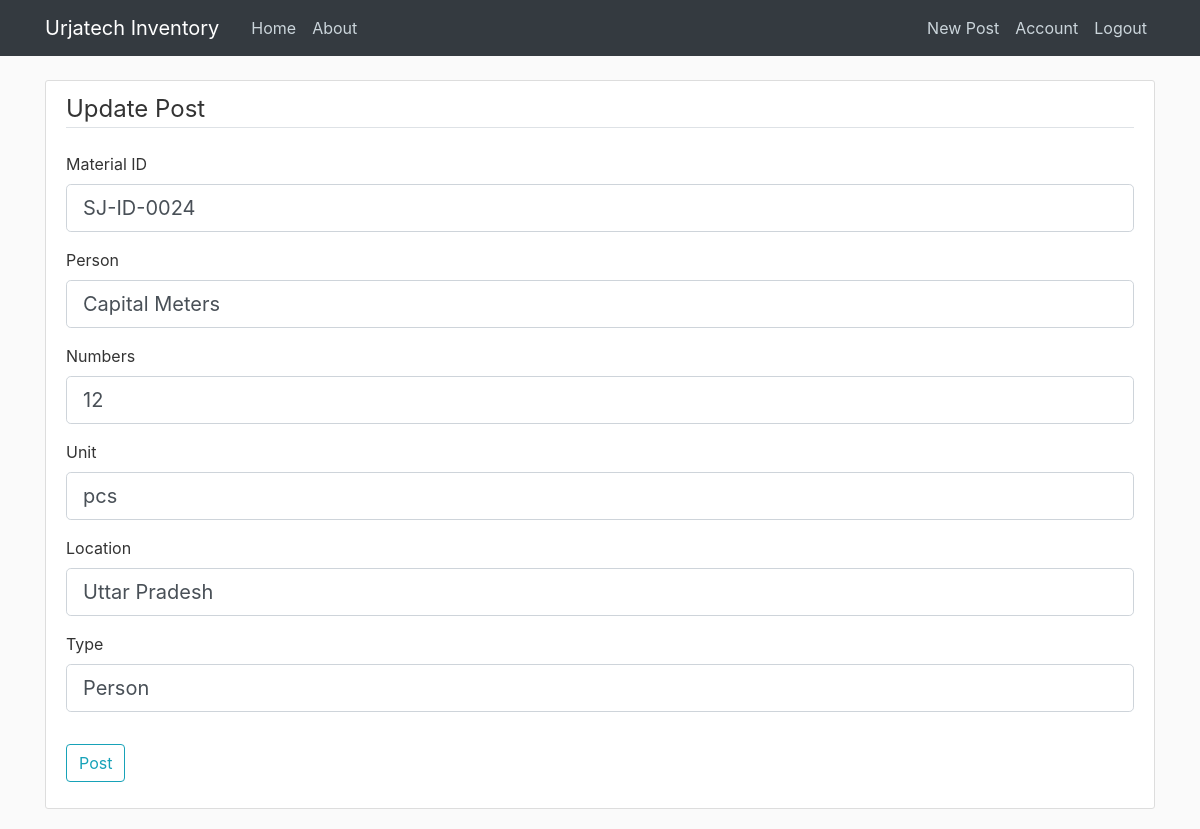
Page /post/9/update (signed in) on the committed database.
### flaskblog/models.py (models this page shows, shortened)
class Post(db.Model):
    id = db.Column(db.Integer, primary_key=True)
    material_id = db.Column(db.String(50), nullable=False)
    numbers_issued = db.Column(db.Integer)
    unit = db.Column(db.String(10))
    person = db.Column(db.String(20))
    location = db.Column(db.String(50))
    type_issued = db.Column(db.String(20))
    date_posted = db.Column(db.DateTime, nullable=False, default=datetime.now)
    user_id = db.Column(db.Integer, db.ForeignKey('user.id'))

### flaskblog/routes.py (the view)
@app.route("/post/<int:post_id>/update", methods=['GET', 'POST'])
@login_required
def update_post(post_id):
    post = Post.query.get_or_404(post_id)
    if post.author != current_user:
        abort(403)
    form = PostForm()
    if form.validate_on_submit():
        post.material_id = form.material_id.data
        post.type_issued = form.type_issued.data
        post.numbers_issued = form.numbers_issued.data
        post.unit = form.unit.data
        post.person = form.person.data
        post.location = form.location.data
        db.session.commit()
        flash("Your post has been updated", 'success')
        return redirect(url_for('post', post_id=post_id))
    elif request.method == 'GET':
        form.material_id.data = post.material_id
        form.type_issued.data = post.type_issued
        form.numbers_issued.data = post.numbers_issued
        form.unit.data = post.unit
        form.person.data = post.person
        form.location.data = post.location
    return render_template('create_post.html', title='Update Post', form=form, legend='Update Post')

### flaskblog/forms.py
class PostForm(FlaskForm):
    material_id = StringField('Material ID', validators=[DataRequired()])
    numbers_issued = IntegerField('Numbers', default=1, validators=[DataRequired()])
    unit = StringField('Unit', default='pcs')
    person = StringField('Person')
    location = StringField('Location', default='delhi')
    type_issued = StringField('Type', default='lol')
    submit = SubmitField('Post')

### flaskblog/models.py (called while the page is built)
@login_manager.user_loader
def load_user(user_id):
    return User.query.get(int(user_id))

### flaskblog/templates/create_post.html (shortened to what this page needs)
{% extends "layout.html" %}
{% block content %}
    <div class="content-section">
        <form method="POST" action="">
            <fieldset class="form-group">
                <legend class="border-bottom mb-4">
                    {{ legend }}
                </legend>
                <div class="form-group">
                    {{ form.material_id.label(class="form-control-label") }}
                    {% if form.material_id.errors %}
                        {{ form.material_id(class="form-control form-control-lg is-invalid") }}
                        <div class="invalid-feedback">
                            {% for error in form.material_id.errors %}
                                <span>
                            {{ error }}
                            </span>
                            {% endfor %}
                        </div>
                    {% else %}
                        {{ form.material_id(class="form-control form-control-lg") }}
                    {% endif %}
                </div>
                <div class="form-group">
                    {{ form.person.label(class="form-control-label") }}
                    {% if form.person.errors %}
                        {{ form.person(class="form-control form-control-lg is-invalid") }}
                        <div class="invalid-feedback">
                            {% for error in form.person.errors %}
                                <span>
                                {{ error }}
                                </span>
                            {% endfor %}
                        </div>
                    {% else %}
                        {{ form.person(class="form-control form-control-lg") }}
                    {% endif %}
                </div>
                <div class="form-group">
                    {{ form.numbers_issued.label(class="form-control-label") }}
                    {% if form.numbers_issued.errors %}
                        {{ form.numbers_issued(class="form-control form-control-lg is-invalid") }}
                        <div class="invalid-feedback">
                            {% for error in form.numbers_issued.errors %}
                                <span>
                                {{ error }}
                                </span>
                            {% endfor %}
                        </div>
                    {% else %}
                        {{ form.numbers_issued(class="form-control form-control-lg") }}
                    {% endif %}
                </div>
                <div class="form-group">
                    {{ form.unit.label(class="form-control-label") }}
                    {% if form.unit.errors %}
                        {{ form.unit(class="form-control form-control-lg is-invalid") }}
                        <div class="invalid-feedback">
                            {% for error in form.unit.errors %}
                                <span>
                                {{ error }}
                                </span>
                            {% endfor %}
                        </div>
                    {% else %}
                        {{ form.unit(class="form-control form-control-lg") }}
                    {% endif %}
                </div>
                <div class="form-group">
                    {{ form.location.label(class="form-control-label") }}
                    {% if form.location.errors %}
                        {{ form.location(class="form-control form-control-lg is-invalid") }}
                        <div class="invalid-feedback">
                            {% for error in form.location.errors %}
                                <span>
                                {{ error }}
                                </span>
                            {% endfor %}
                        </div>
                    {% else %}
                        {{ form.location(class="form-control form-control-lg") }}
                    {% endif %}
                </div>
                <div class="form-group">
                    {{ form.type_issued.label(class="form-control-label") }}
                    {% if form.type_issued.errors %}
                        {{ form.type_issued(class="form-control form-control-lg is-invalid") }}
                        <div class="invalid-feedback">
                            {% for error in form.type_issued.errors %}
                                <span>
                                {{ error }}
                                </span>
                            {% endfor %}
                        </div>
                    {% else %}
                        {{ form.type_issued(class="form-control form-control-lg") }}
                    {% endif %}
                </div>
            </fieldset>
            <div class="form-group">
                {{ form.submit(class="btn btn-outline-info") }}
            </div>
        </form>
    </div>
{% endblock content %}

### flaskblog/static/main.css (style rules this page uses)
body { background: #fafafa; color: #333333; margin-top: 5rem; }
.content-section { background: #ffffff; padding: 10px 20px; border: 1px solid #dddddd; border-radius: 3px; margin-bottom: 20px; }

### rows in the picture
Post: material_id "SJ-ID-0024", person.label "Person", person "Capital Meters", numbers_issued "12", unit "pcs", location "Uttar Pradesh", type_issued "Person"

### other values in the picture
{{ legend }} "Update Post"
